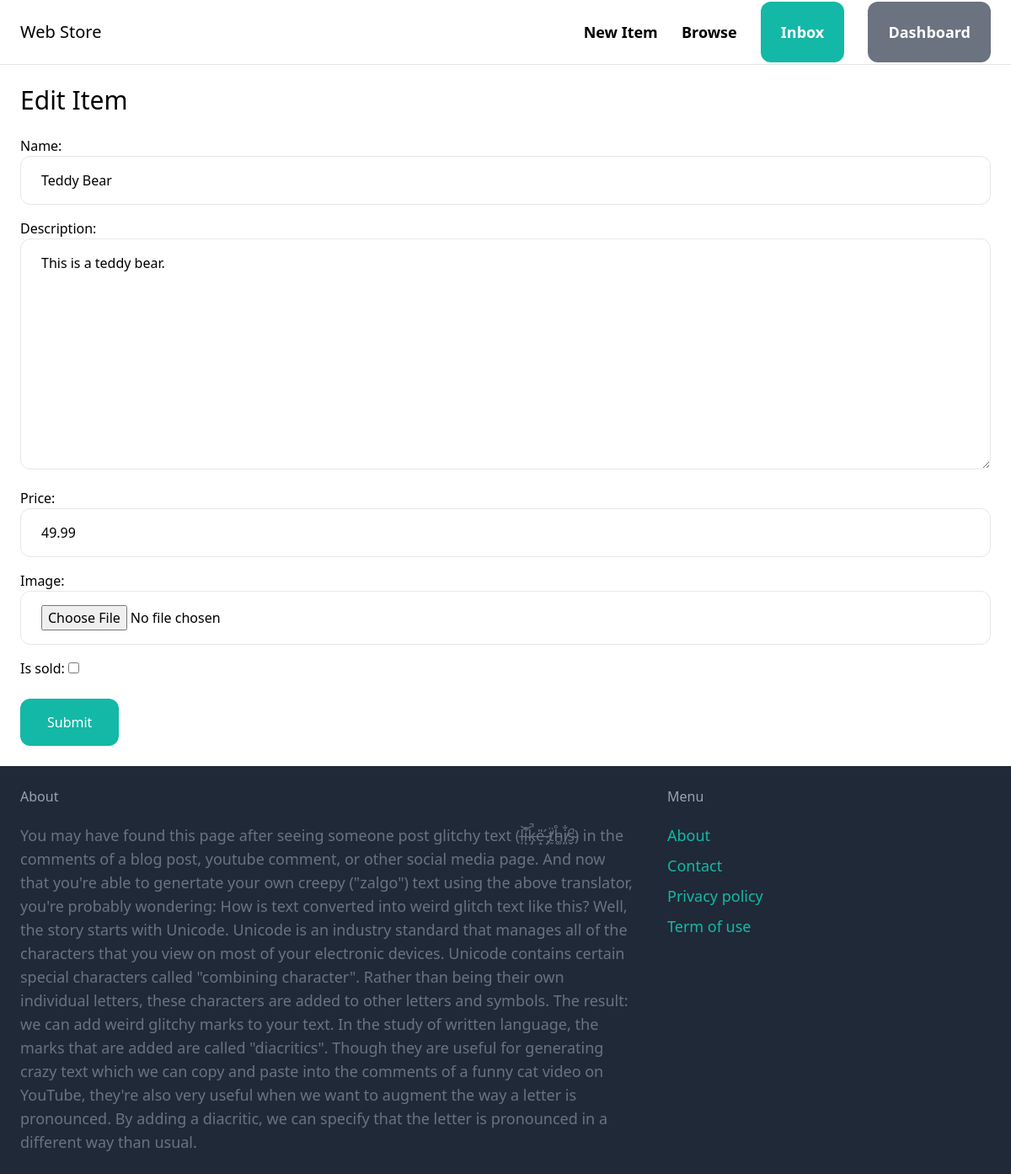
The page /items/1/edit/ (signed in) on the database its author committed.
### item/models.py (models this page shows, shortened)
class Item(models.Model):
   category = models.ForeignKey(Category, related_name=('items'), on_delete=models.CASCADE)
   name = models.CharField(max_length=255)
   description = models.TextField()
   price = models.FloatField()
   image = models.ImageField(upload_to='item_images', blank=True, null=True)
   is_sold = models.BooleanField(default=False)
   created_by = models.ForeignKey(User, related_name='items', on_delete=models.CASCADE)
   created_at = models.DateTimeField(auto_now_add=True)

### item/views.py (the view)
# urls.py: path('<int:pk>/edit/',views.edit, name="edit"),
@login_required
def edit(request,pk):
   item = get_object_or_404(Item,pk=pk, created_by=request.user)
   if request.method == 'POST':
      form = EditItemFrom(request.POST, request.FILES,instance=item)
      if form.is_valid():
         form.save()
         return redirect('item:detail',pk=item.id)
   else:
      form = EditItemFrom(instance=item)
   return render(request,'item/form.html',{
      'form':form,
      'title':'Edit Item',
   })

### item/forms.py
class EditItemFrom(forms.ModelForm):
   class Meta:
      model = Item
      fields = ('name','description','price','image','is_sold')
      widgets={
         'name': forms.TextInput(attrs={
            'class': INPUT_CLASSES
         }),
         'description': forms.Textarea(attrs={
            'class': INPUT_CLASSES
         }),
         'price': forms.TextInput(attrs={
            'class': INPUT_CLASSES
         }),
         'image': forms.FileInput(attrs={
            'class': INPUT_CLASSES
         })
      }

### item/templates/item/form.html (shortened to what this page needs)
{% extends 'core/base.html' %}
{% block content %}
<h1 class="mb-6 text-3xl">{{title}}</h1>
<form method="post" action="." enctype="multipart/form-data">
   <div class="space-y-4">
      {{form.as_p}}
   </div>
   <button class="mt-6 px-8 py-4 tex-lg bg-teal-500 hover:bg-teal-700 rounded-xl text-white"> Submit </button>
</form>
{% endblock %}

### rows shown on the page
Item: name "Teddy Bear", description "This is a teddy bear.", price "49.99"

### other values the page prints
{{ title }} "Edit Item"
